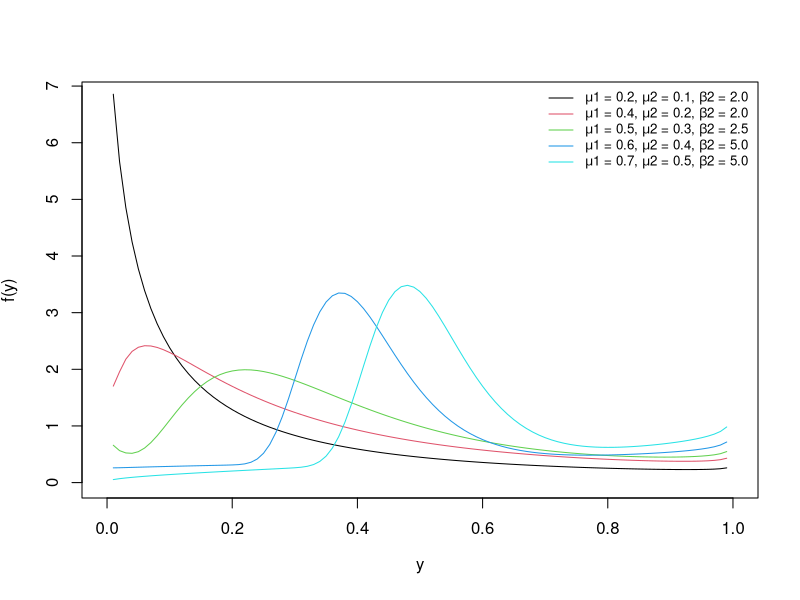
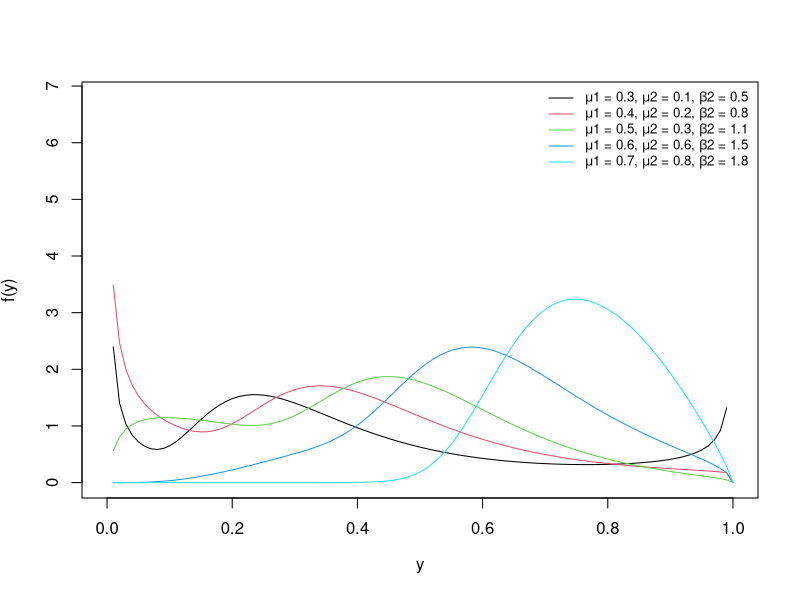
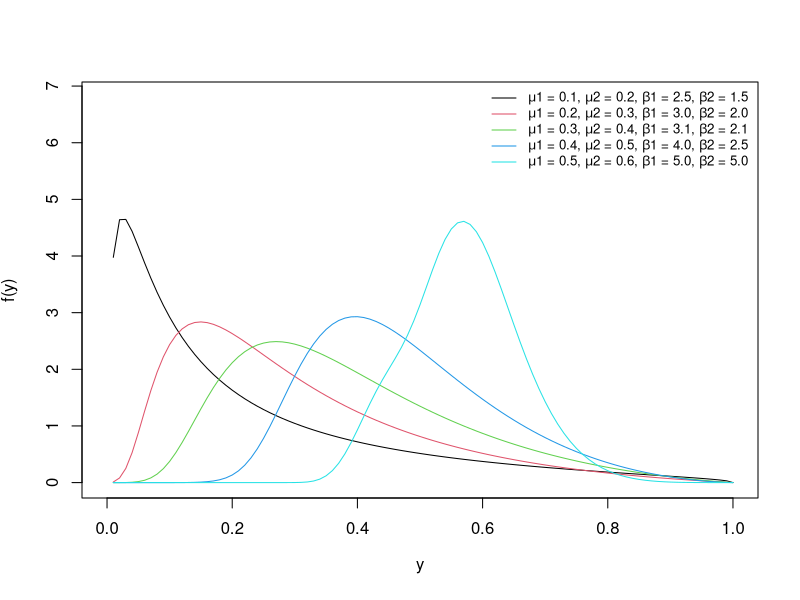
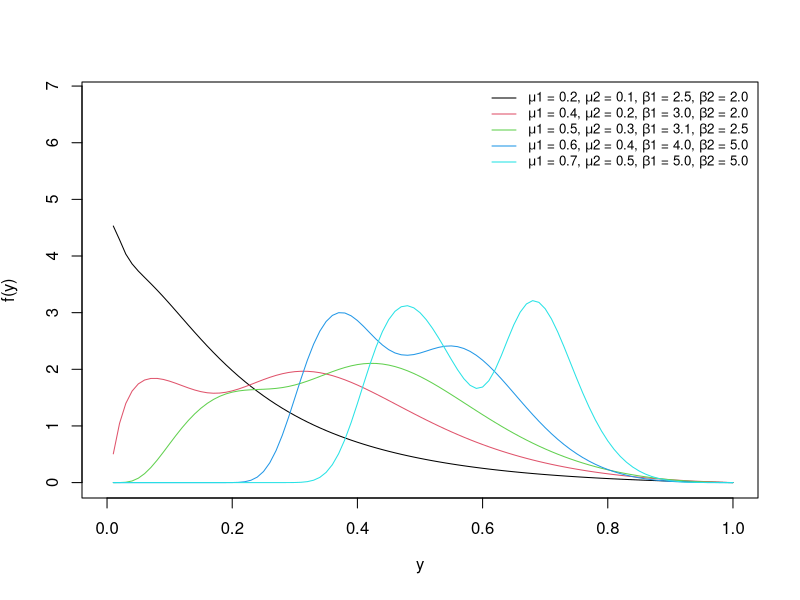

Reproduce these figures in R, in order.
####################################################
###############   Unit Weibull Mixture #############
####################################################
####################################################
#Clear the memory
rm(list = ls())

#Inicializations
fromx=0
tox=1
yliminf=0
ylimsup=6.8

p = 0.4
tau = 0.5
#Probability density function
f_UWUW<- function(y)
{
  (p*b1*log(tau)/(y*(log(l1)))*(log(y)/log(l1))^(b1-1)*tau^((log(y)/log(l1))^(b1)))+
    (1-p)*(b2*log(tau)/(y*(log(l2)))*(log(y)/log(l2))^(b2-1)*tau^((log(y)/log(l2))^(b2)))
  }
###############################################################################
# Information for the construction of Figure 4a of Section 4.

l1 = 0.2
l2 = 0.1
b1 = 0.9
b2 = 2.0
curve(f_UWUW,from=fromx, to=tox, add = FALSE, lty= 1,xlab = expression("y"),
      ylab = expression("f(y)"),ylim =c(yliminf,ylimsup), col =1, lwd = 1) 

l1 = 0.4
l2 = 0.2
b1 = 0.9
b2 = 2.0
curve(f_UWUW,from=fromx, to=tox, add = TRUE, lty=1,
      ylab = expression("f(y)"),ylim =c(yliminf,ylimsup), col = 2, lwd = 1)

l1 = 0.5
l2 = 0.3
b1 = 0.9
b2 = 2.5
curve(f_UWUW,from=fromx, to=tox, add = TRUE, lty=1,
      ylab = expression("f(y)"),ylim =c(yliminf,ylimsup), col = 3, lwd = 1)

l1 = 0.6
l2 = 0.4
b1 = 0.9
b2 = 5.0
curve(f_UWUW,from=fromx, to=tox, add = TRUE, lty=1, ylab = expression("f(y)"),
      ylim =c(yliminf,ylimsup), col = 4, lwd = 1)

l1 = 0.7
l2 = 0.5
b1 = 0.9
b2 = 5.0
curve(f_UWUW,from=fromx, to=tox, add = TRUE, lty=1, ylab = expression("f(y)"),xlab = expression("y"),
      ylim =c(yliminf,ylimsup), col = 5, lwd = 1)
  

legend("topright", c(expression(paste(mu,1, " = 0.2, ", mu,2, " = 0.1, ", beta,2,' = 2.0 ')),
                     c(expression(paste(mu,1, " = 0.4, ", mu,2, " = 0.2, ", beta,2,' = 2.0 ')),
                       c(expression(paste(mu,1, " = 0.5, ", mu,2, " = 0.3, ", beta,2,' = 2.5 ')),
                         c(expression(paste(mu,1, " = 0.6, ", mu,2, " = 0.4, ", beta,2,' = 5.0 ')),
                           c(expression(paste(mu,1, " = 0.7, ", mu,2, " = 0.5, ", beta,2,' = 5.0'))))))),
       col = c(1,2,3,4,5),
       lty= c(1,1,1,1,1),
       lwd = c(1,1,1,1,1), bty="n", cex = 0.8)
###############################################################################
###############################################################################
# Information for the construction of Figure 4b of Section 4.

l1 = 0.3
l2 = 0.1
b1 = 3.0
b2 = 0.5
curve(f_UWUW,from=fromx, to=tox, add = FALSE, lty= 1,xlab = expression("y"),
      ylab = expression("f(y)"),ylim =c(yliminf,ylimsup), col =1, lwd = 1) 

l1 = 0.4
l2 = 0.2
b1 = 3.0
b2 = 1.1
curve(f_UWUW,from=fromx, to=tox, add = TRUE, lty=1,
      ylab = expression("f(y)"),ylim =c(yliminf,ylimsup), col = 2, lwd = 1)

l1 = 0.5
l2 = 0.3
b1 = 3.0
b2 = 1.5
curve(f_UWUW,from=fromx, to=tox, add = TRUE, lty=1,
      ylab = expression("f(y)"),ylim =c(yliminf,ylimsup), col = 3, lwd = 1)

l1 = 0.6
l2 = 0.6
b1 = 3.0
b2 = 1.5
curve(f_UWUW,from=fromx, to=tox, add = TRUE, lty=1, ylab = expression("f(y)"),
      ylim =c(yliminf,ylimsup), col = 4, lwd = 1)

l1 = 0.7
l2 = 0.8
b1 = 3.0
b2 = 1.8
curve(f_UWUW,from=fromx, to=tox, add = TRUE, lty=1,
      ylab = expression("f(y)"),xlab = expression("y"),
      ylim =c(yliminf,ylimsup), col = 5, lwd = 1)


legend("topright", c(expression(paste(mu,1, " = 0.3, ", mu,2, " = 0.1, ", beta,2,' = 0.5 ')),
                     c(expression(paste(mu,1, " = 0.4, ", mu,2, " = 0.2, ", beta,2,' = 0.8 ')),
                       c(expression(paste(mu,1, " = 0.5, ", mu,2, " = 0.3, ", beta,2,' = 1.1 ')),
                         c(expression(paste(mu,1, " = 0.6, ", mu,2, " = 0.6, ", beta,2,' = 1.5 ')),
                           c(expression(paste(mu,1, " = 0.7, ", mu,2, " = 0.8, ", beta,2,' = 1.8'))))))),
       col = c(1,2,3,4,5),
       lty= c(1,1,1,1,1),
       lwd = c(1,1,1,1,1), bty="n", cex = 0.8)

###############################################################################
###############################################################################
# Information for the construction of Figure 4c of Section 4.

l1 = 0.1
l2 = 0.2
b1 = 2.5
b2 = 1.5
curve(f_UWUW,from=fromx, to=tox, add = FALSE, lty= 1,xlab = expression("y"),
      ylab = expression("f(y)"),ylim =c(yliminf,ylimsup), col =1, lwd = 1) 

l1 = 0.2
l2 = 0.3
b1 = 3.0
b2 = 2.0
curve(f_UWUW,from=fromx, to=tox, add = TRUE, lty=1,
      ylab = expression("f(y)"),ylim =c(yliminf,ylimsup), col = 2, lwd = 1)

l1 = 0.3
l2 = 0.4
b1 = 3.1
b2 = 2.1
curve(f_UWUW,from=fromx, to=tox, add = TRUE, lty=1,
      ylab = expression("f(y)"),ylim =c(yliminf,ylimsup), col = 3, lwd = 1)

l1 = 0.4
l2 = 0.5
b1 = 4.0
b2 = 2.5
curve(f_UWUW,from=fromx, to=tox, add = TRUE, lty=1, ylab = expression("f(y)"),
      ylim =c(yliminf,ylimsup), col = 4, lwd = 1)

l1 = 0.5
l2 = 0.6
b1 = 5.0
b2 = 5.0
curve(f_UWUW,from=fromx, to=tox, add = TRUE, lty=1,
      ylab = expression("f(y)"),xlab = expression("y"),
      ylim =c(yliminf,ylimsup), col = 5, lwd = 1)


legend("topright", c(expression(paste(mu,1, " = 0.1, ", mu,2, " = 0.2, ", beta,1,' = 2.5, ', beta,2,' = 1.5 ')),
                     c(expression(paste(mu,1, " = 0.2, ", mu,2, " = 0.3, ", beta,1,' = 3.0, ', beta,2,' = 2.0 ')),
                       c(expression(paste(mu,1, " = 0.3, ", mu,2, " = 0.4, ", beta,1,' = 3.1, ', beta,2,' = 2.1 ')),
                         c(expression(paste(mu,1, " = 0.4, ", mu,2, " = 0.5, ", beta,1,' = 4.0, ', beta,2,' = 2.5 ')),
                           c(expression(paste(mu,1, " = 0.5, ", mu,2, " = 0.6, ", beta,1,' = 5.0, ', beta,2,' = 5.0'))))))),
       col = c(1,2,3,4,5),
       lty= c(1,1,1,1,1),
       lwd = c(1,1,1,1,1), bty="n", cex = 0.8)


###############################################################################
###############################################################################
# Information for the construction of Figure 4d of Section 4.

l1 = 0.2
l2 = 0.1
b1 = 2.5
b2 = 2.0
curve(f_UWUW,from=fromx, to=tox, add = FALSE, lty= 1,xlab = expression("y"),
      ylab = expression("f(y)"),ylim =c(yliminf,ylimsup), col =1, lwd = 1) 

l1 = 0.4
l2 = 0.2
b1 = 3.0
b2 = 2.0
curve(f_UWUW,from=fromx, to=tox, add = TRUE, lty=1,
      ylab = expression("f(y)"),ylim =c(yliminf,ylimsup), col = 2, lwd = 1)

l1 = 0.5
l2 = 0.3
b1 = 3.1
b2 = 2.5
curve(f_UWUW,from=fromx, to=tox, add = TRUE, lty=1,
      ylab = expression("f(y)"),ylim =c(yliminf,ylimsup), col = 3, lwd = 1)

l1 = 0.6
l2 = 0.4
b1 = 4.0
b2 = 5.0
curve(f_UWUW,from=fromx, to=tox, add = TRUE, lty=1, ylab = expression("f(y)"),
      ylim =c(yliminf,ylimsup), col = 4, lwd = 1)

l1 = 0.7
l2 = 0.5
b1 = 5.0
b2 = 5.0
curve(f_UWUW,from=fromx, to=tox, add = TRUE, lty=1,
      ylab = expression("f(y)"),xlab = expression("y"),
      ylim =c(yliminf,ylimsup), col = 5, lwd = 1)


legend("topright", c(expression(paste(mu,1, " = 0.2, ", mu,2, " = 0.1, ", beta,1,' = 2.5, ', beta,2,' = 2.0 ')),
                     c(expression(paste(mu,1, " = 0.4, ", mu,2, " = 0.2, ", beta,1,' = 3.0, ', beta,2,' = 2.0 ')),
                       c(expression(paste(mu,1, " = 0.5, ", mu,2, " = 0.3, ", beta,1,' = 3.1, ', beta,2,' = 2.5 ')),
                         c(expression(paste(mu,1, " = 0.6, ", mu,2, " = 0.4, ", beta,1,' = 4.0, ', beta,2,' = 5.0 ')),
                           c(expression(paste(mu,1, " = 0.7, ", mu,2, " = 0.5, ", beta,1,' = 5.0, ', beta,2,' = 5.0'))))))),
       col = c(1,2,3,4,5),
       lty= c(1,1,1,1,1),
       lwd = c(1,1,1,1,1), bty="n", cex = 0.8)



